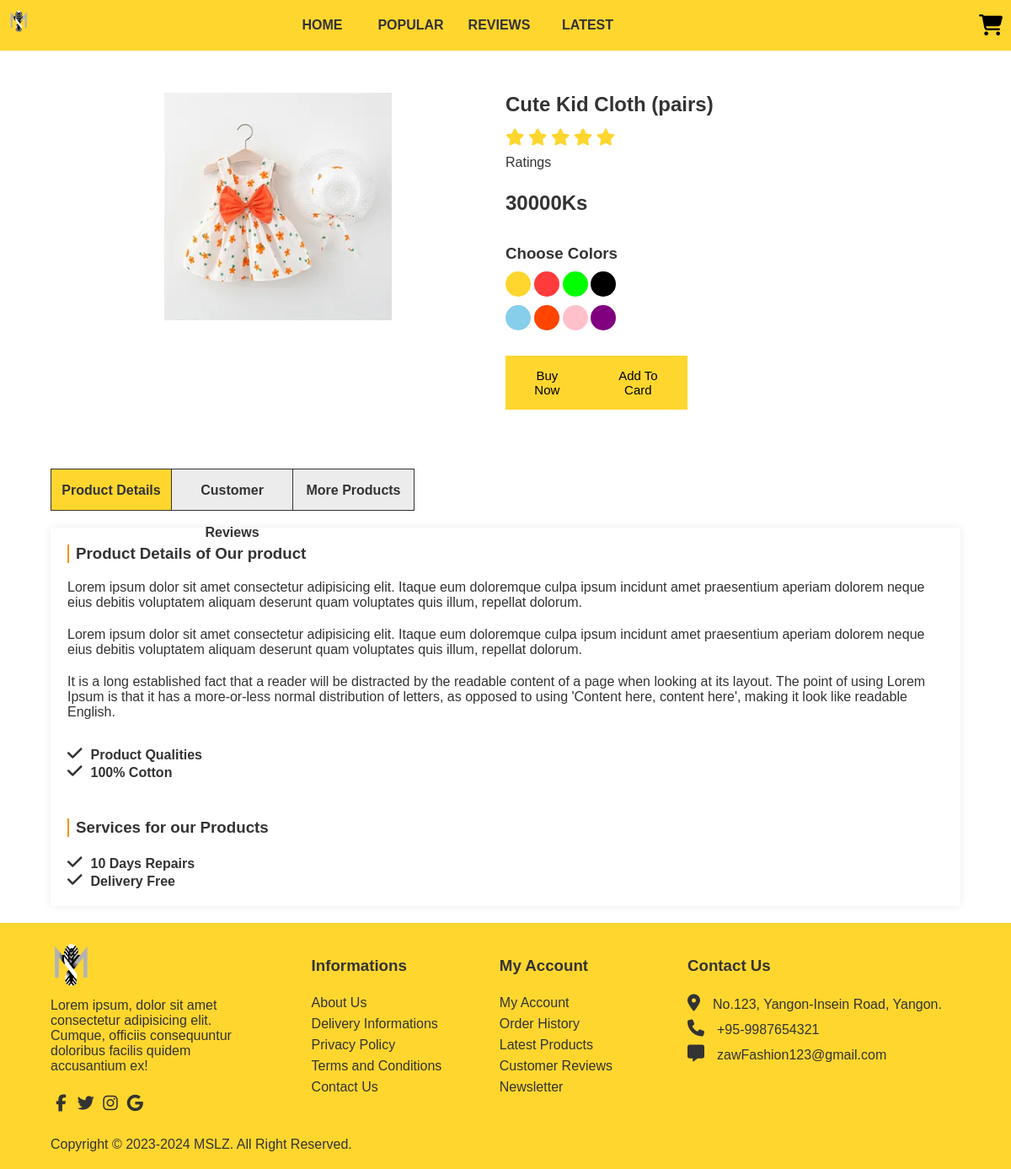
The page /productsPage.php?id=23 on the database its author committed.
### tables this page shows
CREATE TABLE `tbl_products` (
  `id` int(11) NOT NULL,
  `product_image` varchar(255) NOT NULL,
  `product_name` varchar(255) NOT NULL,
  `product_description` longtext NOT NULL,
  `product_price` varchar(255) NOT NULL,
  `category_name` varchar(255) NOT NULL,
  `main_category` varchar(255) NOT NULL,
  `created_at` datetime NOT NULL,
  `updated_at` datetime DEFAULT NULL,
  `deleted_at` datetime DEFAULT NULL
);

### init/classes/DB.php (called while the page is built)
<?php
class DB{
    private $host="localhost";
    private $username="root";
    private $password="";
    private $dbname="shoppingtemplate";
    protected function connect() {
        try{
            $con=new PDO("mysql:host=$this->host; dbname=$this->dbname",$this->username,$this->password);
            $con->setAttribute(PDO::ATTR_ERRMODE,PDO::ERRMODE_EXCEPTION);
            return $con;
        } catch(PDOException $e) {
            return $e->getMessage();
        }
    }
}
?>

### init/classes/Products.php (called while the page is built, shortened)
<?php
require_once "DB.php";
class Products extends DB{
    private $con;
    public function __construct(){
        $this->con = $this->connect();
    }
    public function fetchProducts(int $id){
        $sql = "SELECT * FROM tbl_products WHERE id=:id ";
        $stmt = $this->con->prepare($sql);
        $stmt->bindParam("id",$id,PDO::PARAM_INT);
        $stmt->execute();
        $res = $stmt->fetch(PDO::FETCH_OBJ);
        return $res;
    }
}
?>

### productsPage.php (the view, shortened to what this page needs)
<?php
require_once "init/classes/Comments.php";
require_once "init/classes/Products.php";
$products = new Products;
    $getProducts = $products->fetchProducts($_GET["id"]);
?>
<!DOCTYPE html>
<html>
    <head>
        <link rel="stylesheet" href="./assets/css/productsPage.css">
    </head>
    <body>
        <header>
            <div class="header flex-container">
                <div class="header-logo">
                    <div class="logo-photo">
                        <div class="logo-icon">
                            <img src="assets/images/da7854c889578743810e7970ae28671f.png" alt="logo-img">
                        </div>
                    </div>
                </div>
                <div class="nav" id="nav">
                    <nav>
                        <ul class="navbar flex-container">
                            <li><a href='index.php'>Home</a></li>
                            <li><a href='#'>Popular</a></li>
                            <li><a href='#'>Reviews</a></li>
                            <li><a href='#'>Latest</a></li>
                        </ul>
                    </nav>
                </div>
                <div class="account-icons">
                    <a href="shopping_card.php"><i class="fa-solid fa-cart-shopping"></i></a>
                </div>
            </div>
        </header>
        <main>
            <section>
                <div class="container">
                    <div class="productPage">
                        <div class="productCollections flex-container">
                            <div class="product-photo">
                                <div class="product-img">
                                    <img src="assets/images/<?php echo $getProducts->product_image; ?>" alt="<?php echo $getProducts->product_name; ?>">
                                </div>
                            </div>
                            <div class="product-description">
                                <h2><?php echo $getProducts->product_name; ?></h2>
                                <div class="popular-star">
                                    <i class="fa fa-star"></i>
                                    <i class="fa fa-star"></i>
                                    <i class="fa fa-star"></i>
                                    <i class="fa fa-star"></i>
                                    <i class="fa fa-star"></i>
                                    <p>Ratings</p>
                                </div>
                                <h2><?php echo $getProducts->product_price; ?>Ks</h2>
                                <div class="color-collections">
                                    <h3>Choose Colors</h3>
                                    <div class="choose-color flex-container">
                                        <div>
                                            <p id="yellow"></p>
                                        </div>
                                        <div>
                                            <p id="red"></p>
                                        </div>
                                        <div>
                                            <p id="green"></p>
                                        </div>
                                        <div>
                                            <p id="black"></p>
                                        </div>
                                        <div>
                                            <p id="skyblue"></p>
                                        </div>
                                        <div>
                                            <p id="orange"></p>
                                        </div>
                                        <div>
                                            <p id="pink"></p>
                                        </div>
                                        <div>
                                            <p id="purple"></p>
                                        </div>
                                    </div>
                                </div>
                                <div class="buy-card-button flex-container">
                                    <div class="buy-button">
                                        <button type="submit">Buy Now</button>
                                    </div>
                                    <div class="card-button">
                                        <form method="post" action="shopping_card.php?action=add&id=<?php echo $getProducts->id; ?>">
                                            <button type="submit" class="add-card" name="add_to_card" value="Add To Card">Add To Card</button>
                                        </form>
                                    </div>
                                </div>
                            </div>
                        </div>
                    </div>
                </div>
            </section>
            <section>
                <div class="container">
                    <div class="product-detail-nav">
                        <nav>
                            <ul class="product-detail-list">
                                <li id="detail">Product Details</li>
                                <li id="creviews">Customer Reviews</li>
                                <li id="more">More Products</li>
                            </ul>
                        </nav>
                    </div>
                </div>
            </section>
            <section>
                <div class="container">
                    <div class="about-product-details" id="about-product-details">
                        <h3>Product Details of Our product</h3>
                        <div class="about-product-details-para">
                            <p>Lorem ipsum dolor sit amet consectetur adipisicing elit. Itaque eum doloremque culpa ipsum incidunt amet praesentium aperiam dolorem neque eius debitis voluptatem aliquam deserunt quam voluptates quis illum, repellat dolorum.</p>
                            <p>Lorem ipsum dolor sit amet consectetur adipisicing elit. Itaque eum doloremque culpa ipsum incidunt amet praesentium aperiam dolorem neque eius debitis voluptatem aliquam deserunt quam voluptates quis illum, repellat dolorum.</p>
                        </div>
                        <div class='product-para'>
                            <p><?php echo $getProducts->product_description; ?></p>
                            <ul>
                                <li><i class="fa fa-check"></i>Product Qualities</li>
                                <li><i class="fa fa-check"></i>100% Cotton</li>
                            </ul>
                        </div>
                        <div class="product-service">
                            <h3>Services for our Products</h3>
                            <ul>
                                <li><i class="fa fa-check"></i>10 Days Repairs</li>
                                <li><i class="fa fa-check"></i>Delivery Free</li>
                            </ul>
                        </div>
                    </div>
                </div>
            </section>
        </main>
        <footer>
            <div class="summary">
                <div class="container">
                    <div class="summary-collections flex-container">
                        <div class="summary-list">
                            <div class="summary-img">
                                <img src="assets/images/da7854c889578743810e7970ae28671f.png" alt="logo-img">
                            </div>
                            <p>Lorem ipsum, dolor sit amet consectetur adipisicing elit. Cumque, officiis consequuntur doloribus facilis quidem accusantium ex!</p>
                            <div class="social-media">
                                <i class="fa fa-facebook"></i>
                                <i class="fa fa-twitter"></i>
                                <i class="fa fa-instagram"></i>
                                <i class="fa fa-google"></i>
                            </div>
                        </div>
                        <div class="summary-list2">
                            <h3>Informations</h3>
                            <ul>
                                <li>About Us</li>
                                <li>Delivery Informations</li>
                                <li>Privacy Policy</li>
                                <li>Terms and Conditions</li>
                                <li>Contact Us</li>
                            </ul>
                        </div>
                        <div class="summary-list3">
                            <h3>My Account</h3>
                            <ul>
                                <li>My Account</li>
                                <li>Order History</li>
                                <li>Latest Products</li>
                                <li>Customer Reviews</li>
                                <li>Newsletter</li>
                            </ul>
                        </div>
                        <div class="summary-list4">
                            <h3>Contact Us</h3>
                            <ul>
                                <li><i class="fa-solid fa-location-dot"></i>No.123, Yangon-Insein Road, Yangon.</li>
                                <li><i class="fa-solid fa-phone"></i>+95-9987654321</li>
                                <li><i class="fa-solid fa-message"></i>zawFashion123@gmail.com</li>
                            </ul>
                        </div>
                    </div>
                    <p>Copyright &copy; 2023-2024 MSLZ. All Right Reserved.
                </div>
            </div>
        </footer>
    </body>
</html>

### rows shown on the page
tbl_products: product_image (picture), product_name "Cute Kid Cloth (pairs)", product_price "30000", product_description "It is a long established fact that a reader will be distracted by the readable content of a page when looking at its layout. The point of using Lorem Ipsum is that it has a more-or-less normal distribution of letters, as opposed to using 'Content here, content here', making it look like readable English."
